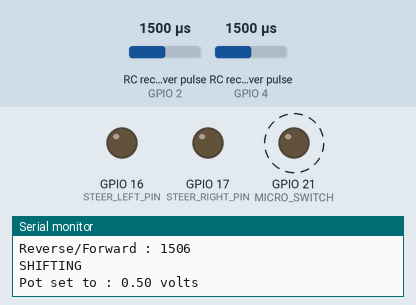
Bench run of a program on a simulated ESP32. On the bench: output pins drawn as LEDs (lit = HIGH), the last lines printed to the serial monitor. Wiring (inferred from the names in the program): 2 × RC receiver channel: data GPIO 2 / data GPIO 4. Dashed ring = blinking. The test bench sets the inputs (shaded band); at power-on: RC receiver pulse (sensors on GPIO 4, GPIO 2) 1500 µs. Pins used as bus, display or sensor lines are not drawn.

Above: at 0.97 s.
1.3 s: RC receiver pulse (sensor on GPIO 4) set to 1020 µs
At 1.77 s:
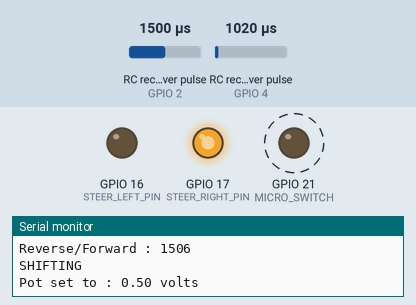
4.3 s: RC receiver pulse (sensor on GPIO 4) set to 1250 µs
At 4.57 s:
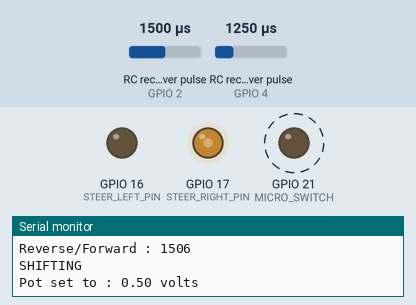
7.3 s: RC receiver pulse (sensor on GPIO 4) set to 1750 µs
At 7.77 s:
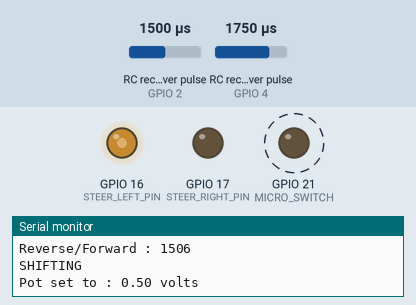
10.3 s: RC receiver pulse (sensor on GPIO 4) set to 1980 µs
At 10.57 s:
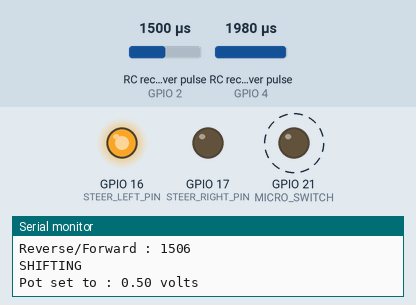
13.3 s: RC receiver pulse (sensor on GPIO 2) set to 1020 µs
16.3 s: RC receiver pulse (sensor on GPIO 2) set to 1475 µs
19.3 s: RC receiver pulse (sensor on GPIO 2) set to 1494 µs
At 20.3 s:
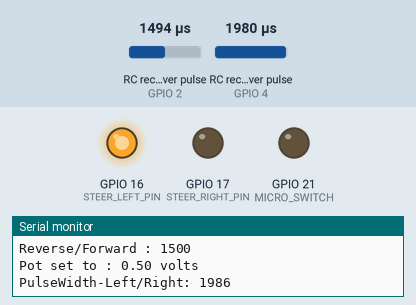
Timing chart, 0 to 21.9 s (numbered marks = the images above; inputs shaded):
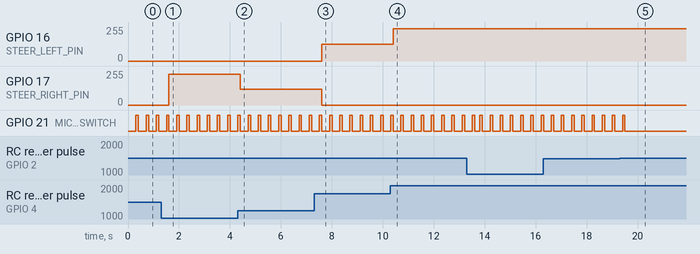

The program:

main.cpp
```cpp
#include <Arduino.h>
#include "digital_pot.hpp"
#include "freertos/FreeRTOS.h"
#include "freertos/task.h"
#include "throttle_task.hpp"
#include "throttle.hpp"
#include "steering.hpp"
#include "steering_task.hpp"

// put function declarations here
Throttle* throttle = nullptr;
Steering* steer = nullptr;
void setup() {
    // xTaskCreate(
    //     throttleTaskStart,          // Task function
    //     "PotentiometerTask",        // Task name (for debugging)
    //     4096,                       // Stack size (bytes)
    //     NULL,                       // Task parameter
    //     2,                          // Task priority (0-25, higher = more priority)
    //     NULL   // Task handle (optional)
    // );
    throttle = Throttle::getInstance();
    steer = Steering::getInstance();
    throttleTaskStart();
    startSteering();
}


void loop() {
  //Dont use run a rtos task

}


/*
Digital Pot controls the Speed (Throttle)
Enable controls the throttle micro-switch

FNR - Forward Neutral Reverse

Transmission controller
  - some amount is foward
  - some amount is reverse
*/
```

digital_pot.cpp
```cpp
#include "digital_pot.hpp"
#include <Arduino.h>

DigitalPotentiometer* DigitalPotentiometer::instance = nullptr;

DigitalPotentiometer::DigitalPotentiometer() {
    initializeSPI();
}


DigitalPotentiometer* DigitalPotentiometer::getInstance() {
    if (instance == nullptr) {
        instance = new DigitalPotentiometer();
    }
    return instance;
}


void DigitalPotentiometer::initializeSPI() {
    // Initialize SPISPI.begin(SCK_PIN, MISO_PIN, SDI_SDO_PIN, CS_PIN);
    SPI.begin(SCK, MISO, MOSI, CS_PIN);
    SPI.setBitOrder(MSBFIRST);
    SPI.setDataMode(SPI_MODE0);
    SPI.setClockDivider(SPI_CLOCK_DIV16);  // Conservative clock speed
    pinMode(CS_PIN, OUTPUT);
    digitalWrite(CS_PIN, HIGH);  // CS idle high
}

void DigitalPotentiometer::setVoltage(float voltage) {
    if (voltage < MIN_VOLTAGE || voltage > MAX_VOLTAGE) {

        return;
    }

    int position = voltageToPosition(voltage);
    setWiperPosition(position);

    Serial.print("Set voltage: ");
    Serial.print(voltage, 3);
    Serial.print("V (position ");
    Serial.print(position);
    Serial.println(")");
}

// Set position directly (0-128) 7-bit
void DigitalPotentiometer::setPosition(int position) {
    if (position < 0){
        position = 0;
    }else if(position > MAX_STEPS){
        position = MAX_STEPS;
    }


    setWiperPosition(position);
    float voltage = positionToVoltage(position);
}

// Convert voltage to position
int DigitalPotentiometer::voltageToPosition(float voltage) {
    float voltageRange = MAX_VOLTAGE - MIN_VOLTAGE;
    float voltageOffset = voltage - MIN_VOLTAGE;

    int position = (int)((voltageOffset / voltageRange) * MAX_STEPS);
    return constrain(position, 0, MAX_STEPS);
}

// Convert position to voltage
float DigitalPotentiometer::positionToVoltage(int position) const {
    float voltageRange = MAX_VOLTAGE - MIN_VOLTAGE;
    auto volts = MIN_VOLTAGE+ ((float)position / MAX_STEPS) * voltageRange;

    printf("Pot set to : %.2f volts\n", volts);
    return MIN_VOLTAGE + ((float)position / MAX_STEPS) * voltageRange;
}

// Send SPI command to set wiper position
void DigitalPotentiometer::setWiperPosition(int position) {
    digitalWrite(CS_PIN, LOW);   // Select chip
    delayMicroseconds(1);        // Small delay

    // Send 8-bit position value
    SPI.transfer(0x00);//command byte
    SPI.transfer(position);

    delayMicroseconds(1);        // Small delay
    digitalWrite(CS_PIN, HIGH);  // Deselect chip
}
```

digital_pot.hpp
```cpp
#ifndef DIGITAL_POT_HPP
#define DIGITAL_POT_HPP

#include <SPI.h>

class DigitalPotentiometer {
    public:
        // Static method to get singleton instance
        static DigitalPotentiometer* getInstance();
        static const int MAX_STEPS = 127;
        // Public methods
        void setVoltage(float voltage);
        void setPosition(int position);
        float getMinVoltage() const { return MIN_VOLTAGE; }
        float getMaxVoltage() const { return MAX_VOLTAGE; }
        int getMaxSteps() const { return MAX_STEPS; }
        float positionToVoltage(int position) const;
        ~DigitalPotentiometer() = default;

    private:
        static DigitalPotentiometer* instance;
        static const int CS_PIN = 5;   // GPIO 5
        static const int MOSI = 23;
        static const int MISO = 19;
        static const int SCLK = 18;
        /**
         * We will be writting values between 0-255 to the board. This will translate to 0.5v -> 4.4v
         * which are dictated on the baord
         */
        static constexpr float MIN_VOLTAGE = 0.5f;  // P0B voltage
        static constexpr float MAX_VOLTAGE = 4.4f;  // P0A voltage

        DigitalPotentiometer();

        // Delete copy constructor and assignment operator
        DigitalPotentiometer(const DigitalPotentiometer&) = delete;
        DigitalPotentiometer& operator=(const DigitalPotentiometer&) = delete;

        // Private helper methods
        void initializeSPI();
        void setWiperPosition(int position);
        int voltageToPosition(float voltage);
};

#endif
```

steering.cpp
```cpp
#include "steering.hpp"
#include "Arduino.h"

 Steering* Steering::instance = nullptr;

Steering::Steering()
{
    //Setup 2 channels for steer left and steer right
    ledcSetup(STEER_LEFT_CHANNEL, PWM_FREQUENCY, PWM_RESOLUTION);
    ledcAttachPin(STEER_LEFT_PIN, STEER_LEFT_CHANNEL);
    ledcSetup(STEER_RIGHT_CHANNEL, PWM_FREQUENCY, PWM_RESOLUTION);
    ledcAttachPin(STEER_RIGHT_PIN, STEER_RIGHT_CHANNEL);
    pinMode(STEERING_INPUT_PIN, INPUT); // input from rc-controller
    analogSetWidth(12); //set Adc to a 12-bit resolution (0-4095) -> ADC_RESOLUTION
    analogSetPinAttenuation(RIGHT_IS_INPUT_PIN, ADC_11db);//setting this pin to 3.3v Attenutation range
    analogSetPinAttenuation(LEFT_IS_INPUT_PIN, ADC_11db);
    pinMode(RIGHT_IS_INPUT_PIN, INPUT);//current sensing ADC
    pinMode(LEFT_IS_INPUT_PIN, INPUT);//current sensing adc
    //attach an interupt to the input pin
    attachInterrupt(digitalPinToInterrupt(STEERING_INPUT_PIN), handleSteeringInterrupt, CHANGE);
}

void IRAM_ATTR Steering::handleSteeringInterrupt()
{
    if(instance != nullptr)
    {
        instance-> handleSteeringInterruptImpl();
    }
}

void Steering::steerRight(float percentMax)
{
    uint8_t steerValue = 255 * percentMax; // this is just taking percent and getting it to the normalized resolution of the channel
    if(currentState == SteeringState::STEER_RIGHT)
    {
        //just write the higher value to the steer channel
        ledcWrite(STEER_RIGHT_CHANNEL, steerValue);
        getCurrent(LEFT_IS_INPUT_PIN);//just checking current here
        getCurrent(RIGHT_IS_INPUT_PIN);//just checking current currently
        return;
    }
    //Wasn't steering right so start steering right and set the value
    ledcWrite(STEER_LEFT_CHANNEL, 0);
    ledcWrite(STEER_RIGHT_CHANNEL, steerValue);
    currentState = SteeringState::STEER_RIGHT;
}

void Steering::steerLeft(float percentMax)
{
    uint8_t steerValue = 255 * percentMax;

    if(currentState == SteeringState::STEER_LEFT)
    {
        //just write higher
        ledcWrite(STEER_LEFT_CHANNEL, steerValue);
        getCurrent(LEFT_IS_INPUT_PIN); //print adc value of current
        getCurrent(RIGHT_IS_INPUT_PIN); //print adc value of current
        return;
    }
    ledcWrite(STEER_RIGHT_CHANNEL, 0);
    ledcWrite(STEER_LEFT_CHANNEL, steerValue);
    currentState = SteeringState::STEER_LEFT;
}

void Steering::steerStraight()
{
    ledcWrite(STEER_LEFT_CHANNEL,0);
    ledcWrite(STEER_RIGHT_CHANNEL, 0);
    currentState = SteeringState::STEER_STRAIGHT;
}


void Steering::updateState()
{
    //There's nothing to shift yet (when steering back in forth except ot turn off the other pins

    //TODO-- this is the place to put the check for the Throttle - if no throttle you may not want to steer
    /*
    bool isMoving = Throttle::getInstance()->getState() != ThrottleState::Stopped;
    if(!isMoving){
    return; //use this return early
    }
    */
    auto newPulseWidth = pulseWidth;
    printf("PulseWidth-Left/Right: %lu\n", newPulseWidth);
    //Make sure the new Pulse Width is in a valid range- if it's not- just turn off controls
    if(newPulseWidth > MAX_STEER_LEFT_PWM && newPulseWidth < MAX_STEER_RIGHT_PWM){
        steerStraight();
        return;
    }

    if(newPulseWidth > (STRAIGHT_PWM - 5) && newPulseWidth < (STRAIGHT_PWM + 5))
    {
        if(currentState != SteeringState::STEER_STRAIGHT)
        {
            steerStraight();
        }
    }else if ( newPulseWidth > STRAIGHT_PWM + 5 && newPulseWidth < MAX_STEER_LEFT_PWM)
    {
        auto range = MAX_STEER_LEFT_PWM - (STRAIGHT_PWM + 5);
        auto desiredPercentSteerLeft = (newPulseWidth - ( STRAIGHT_PWM + 5))/ (float) range;
        steerLeft(desiredPercentSteerLeft);
    }else if ( newPulseWidth < STRAIGHT_PWM - 5 && newPulseWidth >= MAX_STEER_RIGHT_PWM)
    {
        auto range = (STRAIGHT_PWM - 5) - (MAX_STEER_RIGHT_PWM);
        auto desiredPercentSpeed = 1.0f - ((newPulseWidth - MAX_STEER_RIGHT_PWM)/(float)range);
        steerRight(desiredPercentSpeed);
    }else
    {
        //really bad value here for some reason
        steerStraight();
        return;
    }
}

void IRAM_ATTR Steering::handleSteeringInterruptImpl()
{
    if(digitalRead(STEERING_INPUT_PIN) == HIGH)
    {
        pulseStart = micros();
        return;
    }
    if(digitalRead(STEERING_INPUT_PIN) == LOW)
    {
        setPulseWidth(micros() - pulseStart);
    }
}

float Steering::getCurrent(int pin){
    //int adcValue = analogRead(pin);
    //printf("Current on (Pin: %d) - %d\n", pin,adcValue);
    // float voltage = (adcValue * RAIL_VOLTAGE) / (float)ADC_RESOLUTION;

    // float current = voltage / (1.5 /());
}

void Steering::setPulseWidth(const unsigned long newPulseWidth)
{
    pulseWidth = newPulseWidth;
}

Steering* Steering::getInstance()
{
    if(instance == nullptr)
    {
        instance = new Steering();
    }
    return instance;
}
```

steering.hpp
```cpp
#ifndef STEERING_HPP
#define STEERING_HPP

class Steering
{
    public:
        static Steering* getInstance();
        void updateState();

    private:
        enum class SteeringState{
            STEER_LEFT,
            STEER_STRAIGHT,
            STEER_RIGHT,
        };
        static Steering* instance;
        static constexpr float RAIL_VOLTAGE = 3.3;//power going into the BTS7960
        static const int ADC_RESOLUTION = 4096;
        static constexpr float CURRENT_SCALE_BTS = 8500.0;
        static const int RIGHT_IS_INPUT_PIN = 14;//current indication
        static const int LEFT_IS_INPUT_PIN= 15;// current indication
        static const int STEER_LEFT_PIN = 16;
        static const int STEER_RIGHT_PIN = 17;
        static const int STEERING_INPUT_PIN = 4;
        static const int STEER_LEFT_CHANNEL = 0;
        static const int STEER_RIGHT_CHANNEL = 1;
        static const int PWM_FREQUENCY = 1000;//hertz
        static const int PWM_RESOLUTION = 8;//bit
        //from RC
        static const int MAX_STEER_LEFT_PWM = 2010;//todo:check this
        static const int STRAIGHT_PWM = 1500;
        static const int MAX_STEER_RIGHT_PWM = 980;
        Steering();
        ~Steering();
        SteeringState currentState = SteeringState::STEER_STRAIGHT;
        unsigned long pulseStart = 0;
        unsigned long pulseWidth = (unsigned long) STRAIGHT_PWM;
        static void handleSteeringInterrupt();
        void steerLeft(float percentMax);
        void steerRight(float percentMax);
        void steerStraight();
        void setPulseWidth(const unsigned long pulseWidth);
        void handleSteeringInterruptImpl();
        float getCurrent(int pinNum);
        // Delete copy constructor and assignment operator
        Steering(const Steering&) = delete;
        Steering& operator=(const Steering&) = delete;
};


#endif
```

steering_task.cpp
```cpp
#include "steering_task.hpp"
#include "steering.hpp"

void onSteeringTimer(TimerHandle_t timer)
{
    //when the timer is up for steering do whatever user preferred
    auto steeringController = Steering::getInstance();
    steeringController->updateState();
}

void startSteering()
{
    auto steeringTimer = xTimerCreate(
        "periodicSteeringTask",
        pdMS_TO_TICKS(100),
        pdTRUE,//restart automatically
        NULL,
        onSteeringTimer
    );

    xTimerStart(steeringTimer,0);
}
```

steering_task.hpp
```cpp
#ifndef STEERING_TASK_HPP
#define STEERING_TASK_HPP
#include "freertos/FreeRTOS.h"
#include "freertos/timers.h"

void startSteering();
void onSteeringTimer(TimerHandle_t xTimer);
#endif 
```

throttle.cpp
```cpp
#include "throttle.hpp"
#include "digital_pot.hpp"
#include <Arduino.h>
#include "esp_log.h"

static const char* TAG = "THROTTLE";
Throttle* Throttle::instance = nullptr;

Throttle::Throttle(){
    //initialize the digital pot - which will publish signals as throttle
    pot = DigitalPotentiometer::getInstance();
    //attach a interrupt on the pin being read from flight controller
    printf("Attaching Interrupt\n");
    pinMode(THROTTLE_IN, INPUT_PULLUP);
    auto in = digitalRead(THROTTLE_IN);
    printf("initial value : %lu \n", in);
    //set the microswitch pin out
    pinMode(MICRO_SWITCH, OUTPUT);
    digitalWrite(MICRO_SWITCH, LOW);//this means stopped
    attachInterrupt(digitalPinToInterrupt(THROTTLE_IN), handleInterruptRising, CHANGE);
    //saftey timer
    safetyTimer= xTimerCreate(
        "ResetTimer",        // Timer name
        pdMS_TO_TICKS(1000), // 1 second timeout
        pdTRUE,             // Auto-reload (false = one-shot)
        NULL,                // Timer ID
        Throttle::safteyTimerCallback        // Callback function
    );
    //xTimerStart(safetyTimer, 0);
}

Throttle* Throttle::getInstance()
{
    if(instance == nullptr){
        instance = new Throttle();
    }
    return instance;
}

void IRAM_ATTR Throttle::handleInterruptRising() {
    if(instance != nullptr) {
        instance->handleInterruptRisingImpl();
    }
}

void IRAM_ATTR Throttle::handleInterruptRisingImpl() {
    if(digitalRead(THROTTLE_IN) == HIGH) {
       pulseStart = micros();
    }

    if(digitalRead(THROTTLE_IN) == LOW)
    {
        setPulseWidth(micros() - pulseStart);
    }
}

void Throttle::safteyTimerCallback(TimerHandle_t xTimer)
{
    //Timer is up
    // if(instance != nullptr)
    // {
    //     instance->stop();
    // }

}

unsigned long Throttle::getPulseWidth()
{
return pulseWidth;
}

void Throttle::updateState()
{
    if(currentState == ThrottleState::SHIFTING)
    {
        //There's a two second pause with shifting into a different state- so ignore
        return;
    }

    auto speed = getPulseWidth();
    printf("Reverse/Forward : %lu\n", speed);
    //get the desired FNR from Speed and Direction
    //1490 - 1500 == STOPPED
    //MAX_REVERSE_PWM -> 1490 = Reverse
    //1500-> MAX_FORWARD_PWM = FORWARD

    if(speed > (STOP_PWM -5) && speed < (STOP_PWM + 5))
    {
        if(currentState != ThrottleState::STOPPED){
            stop();
            printf("STOPPED\n");
            return;
        }
    }else if ( speed > STOP_PWM + 5 && speed < MAX_FORWARD_PWM)
    {
        //the range for forward is from STOP_PWM+ 5 to MAX_FORWARD_PWM
        auto range = MAX_FORWARD_PWM - (STOP_PWM + 5);
        auto desiredPercentSpeed = (speed - (STOP_PWM + 5))/ (float)range;
        forward(desiredPercentSpeed);
    }else if (speed < STOP_PWM - 5 && speed > MAX_REVERSE_PWM)
    {
        //range in reverse is STOP_PWM--5 to MAX_REVERSE_PWM
        auto range = (STOP_PWM - 5) - (MAX_REVERSE_PWM);
        auto desiredPercentSpeed = 1.0f - ((speed - MAX_REVERSE_PWM)/(float)range);
        reverse(desiredPercentSpeed);
    }
    else
    {
        //some out of range value and we just need to stop
        stop();
        return;
    }
}

void Throttle::setPulseWidth(const unsigned long &newPulseWidth)
{
    if(newPulseWidth > MAX_FORWARD_PWM || newPulseWidth < MAX_REVERSE_PWM)
    {
        printf("Invalid value was passed as pulseWidth");
        stop();
        return;
    }

    this->pulseWidth = newPulseWidth;
    xTimerReset(safetyTimer, 0);//reset the saftey timer
}


void Throttle::stop()
{
    currentState = ThrottleState::STOPPED;
    pot->setPosition(0);// Immediately stop
    digitalWrite(MICRO_SWITCH, LOW);
}

/**
 * Range is (0-1.0) with 0 pretty much stopped and 1.0 max
 */
void Throttle::forward(float percentOfMaxSpeed)
{
    //desired wiper position is from 0-127
    auto wiperPosition = DigitalPotentiometer::MAX_STEPS * percentOfMaxSpeed;
    //if user is already going forward we dont have to shift
    if(currentState == ThrottleState::FORWARD)
    {
        pot->setPosition(wiperPosition);
        printf("Foward : %f %\n", percentOfMaxSpeed);
        return;
    }
    //if the user wasn't in forward - we need to set the pot to zero - then flip the microSwitchState
    currentState = ThrottleState::SHIFTING;
    printf("SHIFTING\n");
    pot->setPosition(0);
    digitalWrite(MICRO_SWITCH, LOW);//this should allow the shift
    delay(REQUIRED_SHIFT_TIME_ALLOWANCE_MS);//there's some sort of required wait time
    //we can now shift into foward
    currentState = ThrottleState::FORWARD;
    digitalWrite(MICRO_SWITCH,HIGH);
    pot->setPosition(wiperPosition);
    printf("Foward : %f %\n", percentOfMaxSpeed);
}

/**
 * Range is (0-1.0) with 0 pretty much stopped and 1.0 max
 */
void Throttle::reverse(float percentOfMaxSpeed)
{
    auto wiperPosition = DigitalPotentiometer::MAX_STEPS * percentOfMaxSpeed;
    //Reverse means the smaller microSecond pulse - the faster in reverse (opposite of forward)- but this should be built into the percent
    if(currentState == ThrottleState::REVERSE)
    {
        pot->setPosition(wiperPosition);
        printf("Reverse : %f %\n", percentOfMaxSpeed);
        return;
    }
    //if we weren't reverse we need to shift into reverse
    currentState = ThrottleState::SHIFTING;
    printf("SHIFTING\n");
    pot->setPosition(0);
    digitalWrite(MICRO_SWITCH, LOW);//allow the shift
    delay(REQUIRED_SHIFT_TIME_ALLOWANCE_MS);
    currentState = ThrottleState::REVERSE;
    digitalWrite(MICRO_SWITCH,HIGH);
    pot->setPosition(wiperPosition);
    printf("Reverse : %f %\n", percentOfMaxSpeed);
}
```

throttle_task.hpp
```cpp
#ifndef THROTTLE_TASK_HPP
#define THROTTLE_TASK_HPP
#include "freertos/FreeRTOS.h"
#include "freertos/timers.h"

void throttleTaskStart();
void onThrottleTimer(TimerHandle_t xTimer);
#endif
```

Source omitted: throttle.hpp (1616 bytes), throttle_task.cpp (517 bytes)

Measured:
- after the input at 1.3 s, GPIO 17 (STEER_RIGHT_PIN): 0/255 → 231/255 after 0.30 s
- after the input at 4.3 s, GPIO 17 (STEER_RIGHT_PIN): 231/255 → 118/255 after 0.10 s
- after the input at 7.3 s, GPIO 16 (STEER_LEFT_PIN): 0/255 → 126/255 after 0.30 s; GPIO 17 (STEER_RIGHT_PIN): 118/255 → 0/255 after 0.30 s
- after the input at 10.3 s, GPIO 16 (STEER_LEFT_PIN): 126/255 → 241/255 after 0.10 s
- after the input at 19.3 s, GPIO 21 (MICRO_SWITCH): goes on until 19.5 s, then stays LOW
- by itself, GPIO 21 (MICRO_SWITCH): alternates HIGH for 0.10 s and LOW for 0.30 s
